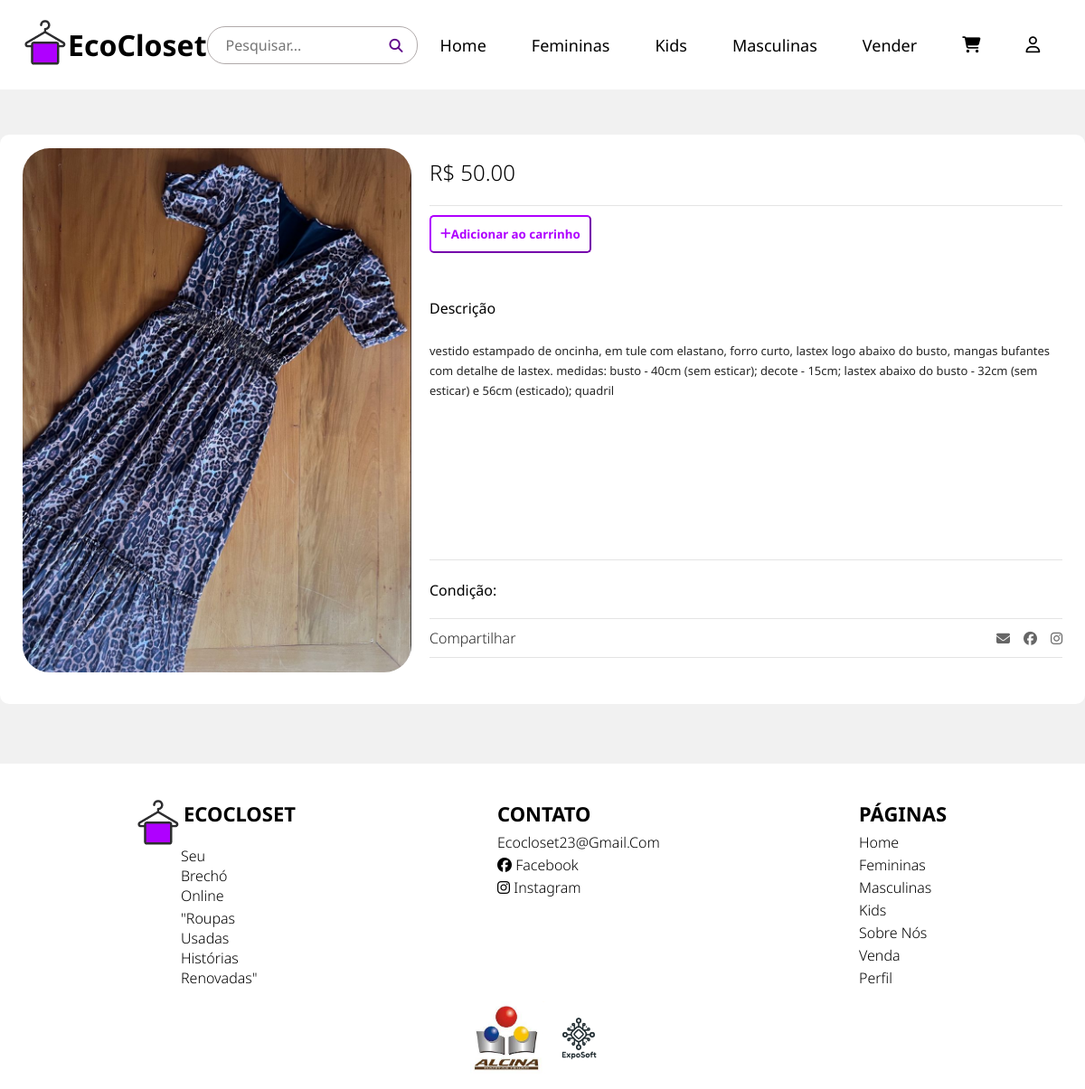
The page /paginaprod.php?id=61 on the database its author committed.
### tables this page shows
CREATE TABLE `cadastro_prod` (
  `idproduto` int(11) NOT NULL,
  `nome_prod` varchar(25) NOT NULL,
  `descricao_prod` varchar(255) NOT NULL,
  `valor` decimal(10,2) NOT NULL,
  `categoria` varchar(20) NOT NULL,
  `subcategoria` varchar(25) NOT NULL,
  `condicao` varchar(30) NOT NULL,
  `path` varchar(100) NOT NULL,
  `nome_og_arq` varchar(70) NOT NULL,
  `id_usu` int(11) NOT NULL
);

### paginaprod.php (the view, shortened to what this page needs)
<?php
include("includes/conexao.php");
$id = filter_input(INPUT_GET, 'id', FILTER_SANITIZE_NUMBER_INT);
$sql = "SELECT * FROM cadastro_prod WHERE idproduto = '{$id}'";
$result = mysqli_query($conexao, $sql);
$produto =  mysqli_fetch_assoc($result);
?>
<!DOCTYPE html>
<html lang="en">
<head>
	<link rel="stylesheet" href="https://cdnjs.cloudflare.com/ajax/libs/font-awesome/4.7.0/css/font-awesome.min.css">
	<link rel="stylesheet" href="estilos/style.css">
	<link rel="stylesheet" href="estilos/media-query.css">
	<link rel="stylesheet" href="estilos/style.css" />
</head>
<body>
	<?php
	include('menu.php');
	?>
	<main class="mainpagprod">
		<div class="allcontainer">
			<div class="container-img">
				<?php echo '<img src="' . $produto['path'] . '" />'; ?>
			</div>
			<div class="container-info-product">
				<div class="container-price">
					<span>R$ <?php echo $produto['valor'] ?></span>
				</div>
				<div class="container-add-cart">
					<?php echo '<a href="adicionaCarrinho.php?idproduto=' . $produto['idproduto'] . '" style = "text-decoration: none">' ?>
					<button class="btn-add-to-cart">
						<i class="fa-solid fa-plus"></i>
						  Adicionar ao carrinho
					</button>
					</a>
				</div>
				<div class="container-description">
					<div class="title-description">
						<span>Descrição</span>
					</div>
					<div class="text-description">
						<p>
							<?php echo $produto['descricao_prod'] ?>
						</p>
					</div>
				</div>
				<br>
				<div class="condicaoProd">
					<span>Condição: <?php echo $produto['condicao'] ?> </span>
				</div>
				<div class="container-social">
					<span>Compartilhar</span>
					<div class="container-buttons-social">
						<a href="#"><i class="fa-solid fa-envelope"></i></a>
						<a href="#"><i class="fa-brands fa-facebook"></i></a>
						<a href="#"><i class="fa-brands fa-instagram"></i></a>
					</div>
				</div>
			</div>
		</div>
	</main>
	<br><br><br>
	<?php
	include('includes/footer.php');
	?>
</body>
</html>

### estilos/style.css (style rules this page uses)
* { font-family: 'Noto Sans', sans-serif; margin: 0; padding: 0; box-sizing: border-box; }
body { background-color: #f1f1f1; }
.mainpagprod { display: flex; border-radius: 10px; background-color: #ffffff; align-items: center; margin-right: 20px; max-width: 1300px; margin: 0 auto; margin-top: 50px; padding: 10px; }
.allcontainer { border-radius: 10px; display: flex; padding: 5px; width: 100%; height: auto; }
.allcontainer img { border-radius: 10px; display: flex; border-radius: 30px; width:430px; height: 580px; margin: auto; }
.container-img { align-items: center; width: 450px; height: 600px; }
.container-info-product { flex: 1; display: flex; flex-direction: column; padding: 10px; }
.container-price { padding-bottom: 20px; border-bottom: 1px solid #e4e4e4; display: flex; align-items: center; justify-content: space-between; }
.container-price span { font-size: 24px; font-weight: 300; }
.container-add-cart { display: flex; padding-bottom: 30px; margin-bottom: 10px; margin-top: 10px; }
.btn-add-to-cart { background-color: rgb(255, 255, 255); padding: 10px; color: #AF00FF; display: flex; align-items: center; justify-content: center; font-weight: 700; cursor: pointer; border-radius: 5px; transition: transform 0.7s ease; border-color: #AF00FF; }
.condicaoProd::after { content: ""; display: flex; width: 100%; height: 1px; background-color: #e4e4e4; margin-top: 20px; align-items: center; text-align: center; display: block; }
.container-description, .container-additional-information, .container-reviews { display: flex; flex-direction: column; border-bottom: 1px solid #e4e4e4; padding: 10px 0; }
.title-description { display: flex; align-items: center; justify-content: space-between; cursor: pointer; }
.container-description { height: 300px; overflow: hidden; }
.text-description { font-size: 13px; color: #252525; line-height: 22px; margin-top: 25px; flex-grow: 1; }
.container-social { display: flex; justify-content: space-between; padding: 10px 0; align-items: center; border-bottom: 1px solid #e4e4e4; }
.container-social span { font-weight: 300; color: #252525; }
.container-buttons-social { display: flex; gap: 15px; align-items: center; }
.container-buttons-social a:link, .container-buttons-social a:visited { color: #666; font-size: 15px; }
:root { --primary: #275efe; --primary-light: #7699ff; --dark: #1c212e; --grey-dark: #3f4656; --grey: #6c7486; --grey-light: #cdd9ed; --white: #fff; --green: #16bf78; --sand: #dcb773; --sand-light: #edd9a9; }

### rows shown on the page
cadastro_prod: path (picture), valor "50.00", descricao_prod "vestido estampado de oncinha, em tule com elastano, forro curto, lastex logo abaixo do busto, mangas bufantes com detalhe de lastex. medidas: busto - 40cm (sem esticar); decote - 15cm; lastex abaixo do busto - 32cm (sem esticar) e 56cm (esticado); quadril"
